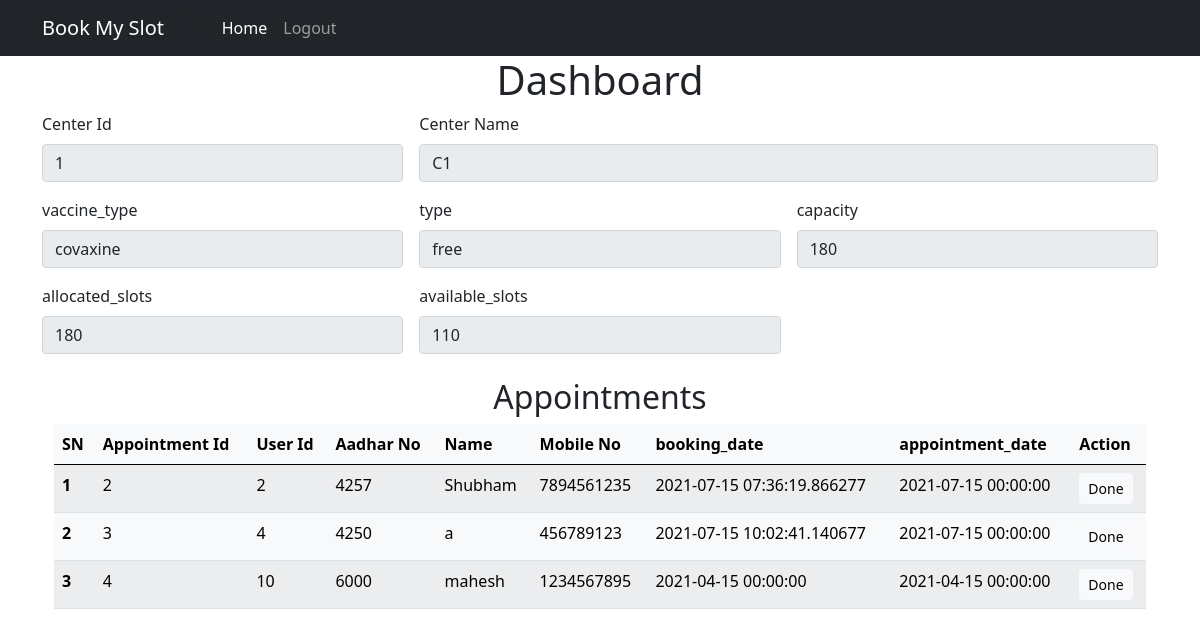
Page /center_dashboard (signed in) on the earlier database version.
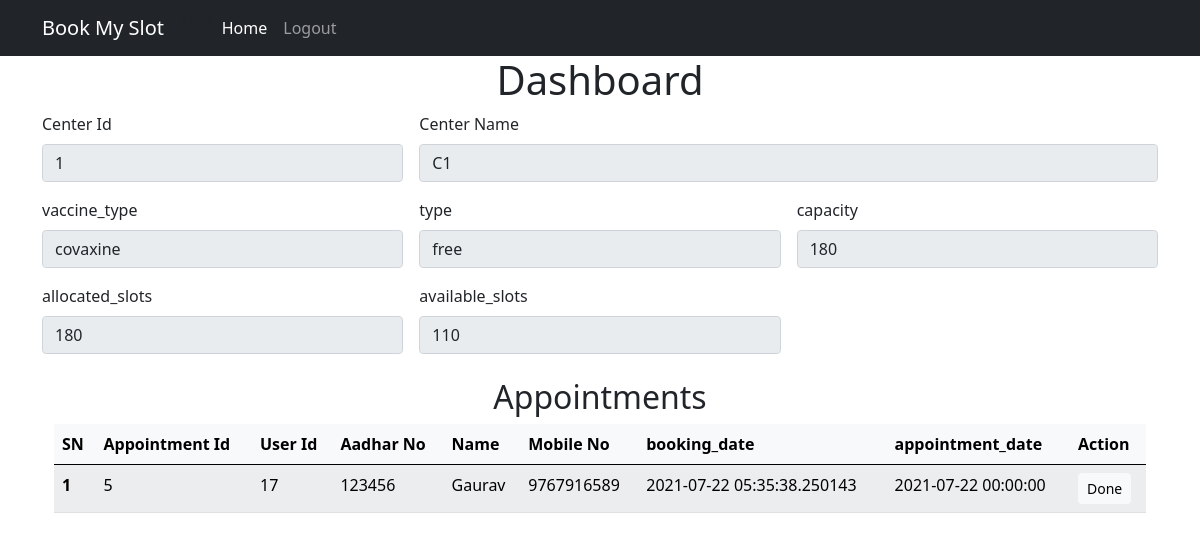
Same page on the later database version.
### models.py (models this page shows)
class Center(db.Model):
    __tablename__= 'centers'
    center_id=db.Column(db.Integer, primary_key=True)
    center_name=db.Column(db.String(100), nullable=False)
    city=db.Column(db.String(100), nullable=False)
    district=db.Column(db.String(100), nullable=False)
    pin_code=db.Column(db.String(100), nullable=False)
    capacity=db.Column(db.String(100),nullable=False)
    allocated_slots=db.Column(db.Integer, nullable=False)
    available_slots=db.Column(db.Integer, nullable=False)
    vaccine_type=db.Column(db.String(100),nullable=False)
    type=db.Column(db.String, nullable=False)

class Bookings(db.Model):
    __tablename__= 'bookings'
    booking_id=db.Column(db.Integer, primary_key=True)
    user_id=db.Column(db.Integer,db.ForeignKey('users.id'))
    center_id=db.Column(db.Integer,db.ForeignKey('centers.center_id'))
    vaccine=db.Column(db.String(100),default='V1')
    type=db.Column(db.String,default='free')
    booking_date=db.Column(db.DateTime, default=datetime.datetime.utcnow())
    appointment_date=db.Column(db.DateTime, default=datetime.datetime.utcnow())

class User(db.Model,UserMixin):
    __tablename__= 'users'
    id=db.Column(db.Integer, primary_key=True)
    first_name=db.Column(db.String(100), nullable=False)
    last_name=db.Column(db.String(100), nullable=False)
    aadhar_no=db.Column(db.Integer(), nullable=False,unique=True)
    birth_year=db.Column(db.Integer(), nullable=False)
    email=db.Column(db.String(100),nullable=False)
    mobile_no=db.Column(db.Integer(), nullable=False)
    password=db.Column(db.String(100), nullable=False)
    dose = db.Column(db.Integer(), nullable=True)

### routes.py (the view)
@app.route("/center_dashboard")
@login_required
def center_dashboard():
    if is_authorized_staff():
        try:
            center_data =get_center(current_user.center_id)
            user_appo_data=user_and_appo_data()
            errmsg=""
            if session.get("errmsg"):
                errmsg = session.get("errmsg")
                flash(errmsg,"danger")
            return render_template('center_dashboard.html', center=center_data,data=user_appo_data)
        except:
            flash("Some error occured, Try again later...","danger")
            return render_template('staff_login.html')
    else:
        flash("You are not a authorised staff to access this page","warning")
        return redirect(url_for("staff_login")),403

### auth.py (called while the page is built)
@login_manager.user_loader
def load_user(user_id):
    user=session.get('user_cat')
    if user == "Staff":
        return Staff.query.get(user_id)
    else:
        return User.query.get(user_id)

def is_authorized_staff():
    if not(session["user_cat"]=="Staff"):
        return False
    else:
        return True

### models.py (called while the page is built)
def get_center(center_id):
    result = Center.query.get(center_id)
    center = center_schema.dump(result)
    return center

def user_and_appo_data():
    result = db.session.query(User,Bookings).join(Bookings).all()
    data = []
    for u,b in result:
        dic = {
        "birth_year":u.birth_year,
        "user_id":u.id,
        "mobile_no":u.mobile_no,
        "last_name":u.last_name,
        "dose":u.dose,
        "email":u.email,
        "first_name":u.first_name,
        "aadhar_no":u.aadhar_no,
        "booking_date":b.booking_date,
        "center_id":b.center_id,
        "appointment_date":b.appointment_date,
        "booking_id":b.booking_id,
        }
        data.append(dic)
        dic = {}
    return data

### templates/center_dashboard.html (shortened to what this page needs)
{% extends 'base.html' %}
{% block body %}
<div class="container profile-container">
    <h1 class="center-text">Dashboard</h1>
    <form class="row g-3 " >
        {% if center %}
        {% set center_id=center.center_id %}
        {% set center_name=center.center_name %}
        {% set vaccine_type=center.vaccine_type %}
        {% set type=center.type %}
        {% set capacity=center.capacity%}
        {% set allocated_slots=center.allocated_slots%}
        {% set available_slots=center.available_slots%}
        {% set allocated_slots=center.allocated_slots%}
        {% else %}
        {% set center_id=NA %}
        {% set center_name=NA %}
        {% set vaccine_type=NA %}
        {% set type=NA %}
        {% set capacity=NA %}
        {% set allocated_slots= NA %}
        {% set available_slots= NA %}
        {% set allocated_slots= NA %}
        {% endif %}
        <div class="col-md-4">
            <label for="center_id" class="form-label">Center Id</label>
            <input type="number" class="form-control" id="center_id" value={{center_id}} disabled>
        </div>
        <div class="col-md-8">
            <label for="center_name" class="form-label">Center Name</label>
            <input type="text" class="form-control" id="name" name="center_name" value={{center_name}} disabled>
        </div>
        <div class="col-md-4">
            <label for="vaccine_type" class="form-label">vaccine_type</label>
            <input type="text" class="form-control" id="vaccine_type" value={{vaccine_type}} disabled>
        </div>
        <div class="col-md-4">
            <label for="type" class="form-label">type</label>
            <input type="text" class="form-control" id="vaccine_type" value={{type}} disabled>
        </div>
        <div class="col-md-4">
            <label for="capacity" class="form-label">capacity</label>
            <input type="number" class="form-control" id="capacity" value="{{capacity}}" disabled>
        </div>
        <div class="col-md-4">
            <label for="allocated_slots" class="form-label">allocated_slots</label>
            <input type="number" class="form-control" id="allocated_slots" value="{{allocated_slots}}" disabled>
        </div>
        <div class="col-md-4">
            <label for="available_slots" class="form-label">available_slots</label>
            <input type="number" class="form-control" id="available_slots" value="{{available_slots}}" disabled>
        </div>
    </form>
    <div class="container my-4">
        <h2 class="center-text">Appointments</h2>
          {% if data|length ==0 %}
          <div class="alert alert-warning" role="alert">
            No record found...
          </div>
          {% else %}
      <table class="table table-light table-striped">
        <thead>
            <tr>
              <th scope="col">SN</th>
              <th scope="col">Appointment Id</th>
              <th scope="col">User Id </th>
              <th scope="col">Aadhar No</th>
              <th scope="col">Name</th>
              <th scope="col">Mobile No</th>
              <th scope="col">booking_date</th>
              <th scope="col">appointment_date</th>
              <th scope="col">Action</th>
            </tr>
          </thead>
          <tbody>
            {% for d in data %}
              <tr>
                <th scope="row">{{loop.index}}</th>
                <td>{{d.booking_id}}</td>
                <td>{{d.user_id}}</td>
                <td>{{d.aadhar_no}}</td>
                <td>{{d.first_name}}</td>
                <td>{{d.mobile_no}}</td>
                <td>{{d.booking_date}}</td>
                <td>{{d.appointment_date}}</td>
                <td><a href="/shot_done/{{d.user_id}}" class="btn btn-light btn-sm">Done</a>
              </tr>
              {% endfor %}
          </tbody>
      </table>
      {% endif %}
    </div>
</div>
{% endblock body %}

### templates/base.html (shortened to what this page needs)
<!DOCTYPE html>
<html lang="en">
<head>
    <link href="https://cdn.jsdelivr.net/npm/bootstrap@5.0.2/dist/css/bootstrap.min.css" rel="stylesheet">
    <link rel="stylesheet" href="{{ url_for('static', filename='css/style.css') }} ">
</head>
<body>
    <nav class="navbar navbar-expand-lg navbar-dark bg-dark">
        <div class="container">
          <a class="navbar-brand" href="#">Book My Slot</a>
          <div class="collapse navbar-collapse" id="navbarSupportedContent">
            <ul class="navbar-nav me-auto mb-2 mb-lg-0">
              {% if current_user.is_authenticated %}
                  {% if session["user_cat"]=="Staff" %}
                    <li class="nav-item">
                      <a class="nav-link active" aria-current="page" href="{{url_for('center_dashboard')}}">Home</a>
                    </li>
                  {% else %}
                    <li class="nav-item">
                      <a class="nav-link active" aria-current="page" href="{{url_for('user_home')}}">Home</a>
                    </li>
                  {% endif %}
                  <li class="nav-item">
                    <a class="nav-link" href="{{ url_for('logout') }}">Logout</a>
                  </li>
              {% else %}
                <li class="nav-item">
                  <a class="nav-link" href="{{ url_for('login') }}">Login</a>
                </li>
              {% endif %}
            </ul>
          </div>
        </div>
      </nav>
      {% block body %}
       {% endblock body %}
</body>
</html>

### static/css/style.css (style rules this page uses)
.center-text { text-align: center; }

Differences in the rows shown:
removed Bookings: booking_id "2", user_id "2", aadhar_no "4257", first_name "Shubham", mobile_no "7894561235", booking_date "2021-07-15 07:36:19.866277", appointment_date "2021-07-15 00:00:00"
removed Bookings: booking_id "3", user_id "4", aadhar_no "4250", first_name "a", mobile_no "456789123", booking_date "2021-07-15 10:02:41.140677", appointment_date "2021-07-15 00:00:00"
removed Bookings: booking_id "4", user_id "10", aadhar_no "6000", first_name "mahesh", mobile_no "1234567895", booking_date "2021-04-15 00:00:00", appointment_date "2021-04-15 00:00:00"
added Bookings: booking_id "5", user_id "17", aadhar_no "123456", first_name "Gaurav", mobile_no "9767916589", booking_date "2021-07-22 05:35:38.250143", appointment_date "2021-07-22 00:00:00"
